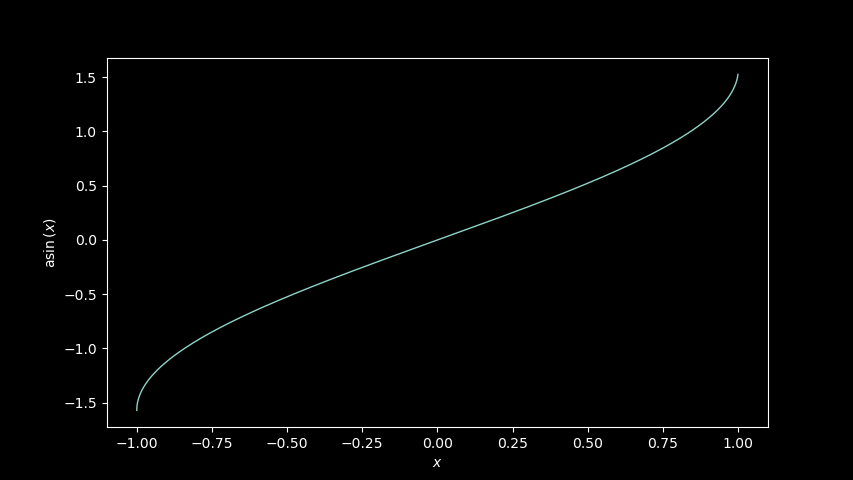

Write the Python code that produced this figure.
import matplotlib.pyplot as plt
import matplotlib as mpl
import numpy as np
import sympy as sp
import sys

plt.autoscale(False)
plt.style.use('dark_background')
plt.grid(True, alpha=0.1)
plt.figure(figsize=mpl.figure.figaspect(9 / 16), dpi=200)

x = sp.symbols('x')
f = sp.asin(x)

plt.xlabel(fr'${sp.latex(x)}$')
plt.ylabel(fr'${sp.latex(f)}$')

x = np.arange(-1, 1, 0.001)
f = np.arcsin(x)
plt.plot(x, f, '-', lw=1)

plt.savefig(sys.argv[1], format='png')
